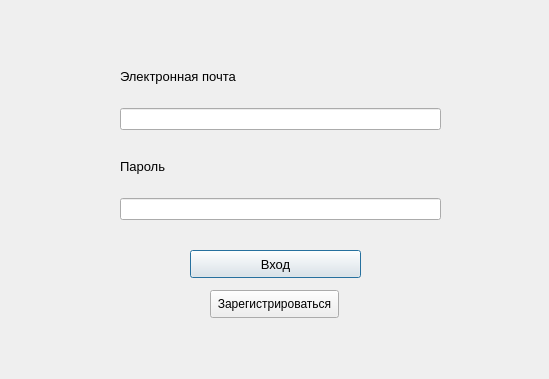
<?xml version="1.0" encoding="UTF-8"?>
<ui version="4.0">
 <class>LogInDialog</class>
 <widget class="QDialog" name="LogInDialog">
  <property name="geometry">
   <rect>
    <x>0</x>
    <y>0</y>
    <width>549</width>
    <height>379</height>
   </rect>
  </property>
  <property name="windowTitle">
   <string>LogIn</string>
  </property>
  <widget class="QWidget" name="verticalLayoutWidget">
   <property name="geometry">
    <rect>
     <x>120</x>
     <y>50</y>
     <width>321</width>
     <height>80</height>
    </rect>
   </property>
   <layout class="QVBoxLayout" name="verticalLayout">
    <item>
     <widget class="QLabel" name="label">
      <property name="font">
       <font>
        <pointsize>10</pointsize>
       </font>
      </property>
      <property name="text">
       <string>Электронная почта</string>
      </property>
     </widget>
    </item>
    <item>
     <widget class="QLineEdit" name="editNickname"/>
    </item>
   </layout>
  </widget>
  <widget class="QPushButton" name="buttonEnter">
   <property name="geometry">
    <rect>
     <x>190</x>
     <y>250</y>
     <width>171</width>
     <height>28</height>
    </rect>
   </property>
   <property name="font">
    <font>
     <pointsize>10</pointsize>
    </font>
   </property>
   <property name="cursor">
    <cursorShape>PointingHandCursor</cursorShape>
   </property>
   <property name="text">
    <string>Вход</string>
   </property>
  </widget>
  <widget class="QPushButton" name="buttonRegistration">
   <property name="geometry">
    <rect>
     <x>210</x>
     <y>290</y>
     <width>129</width>
     <height>28</height>
    </rect>
   </property>
   <property name="cursor">
    <cursorShape>PointingHandCursor</cursorShape>
   </property>
   <property name="text">
    <string>Зарегистрироваться</string>
   </property>
  </widget>
  <widget class="QWidget" name="verticalLayoutWidget_2">
   <property name="geometry">
    <rect>
     <x>120</x>
     <y>140</y>
     <width>321</width>
     <height>80</height>
    </rect>
   </property>
   <layout class="QVBoxLayout" name="verticalLayout_2">
    <item>
     <widget class="QLabel" name="label_2">
      <property name="font">
       <font>
        <pointsize>10</pointsize>
       </font>
      </property>
      <property name="text">
       <string>Пароль</string>
      </property>
     </widget>
    </item>
    <item>
     <widget class="QLineEdit" name="editPassword">
      <property name="echoMode">
       <enum>QLineEdit::Password</enum>
      </property>
     </widget>
    </item>
   </layout>
  </widget>
 </widget>
 <resources/>
 <connections/>
</ui>
